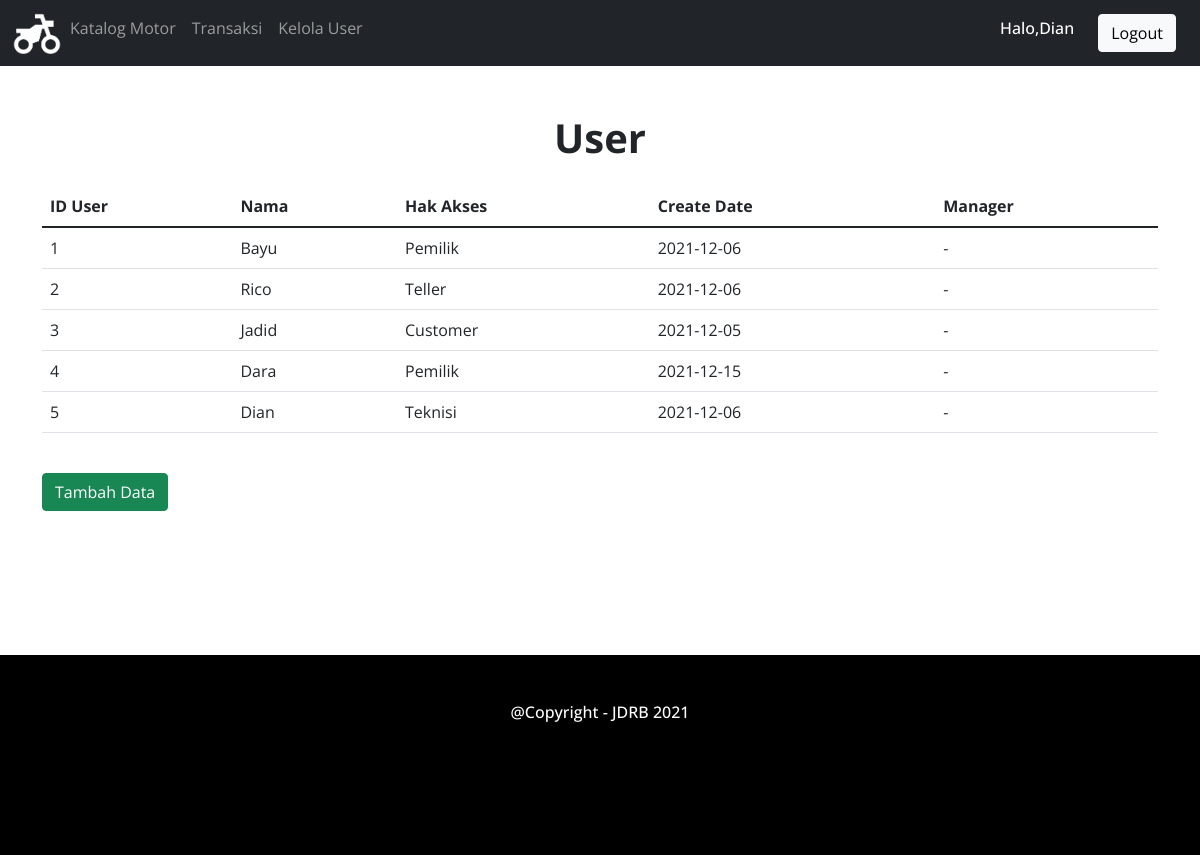
/home/teller/02_user.php (signed in), run on the app's committed database.
### tables this page shows
CREATE TABLE `user` (
  `IDUser` int(100) NOT NULL,
  `Nama` varchar(20) NOT NULL,
  `Password` varchar(100) NOT NULL,
  `Hak_Akses` varchar(100) NOT NULL,
  `Create_Date` date NOT NULL,
  `Manager` varchar(10) NOT NULL
);

### home/teller/02_user.php (the view, shortened to what this page needs)
<!DOCTYPE html>
<html lang="en">
<head>
<link rel="stylesheet" href="../../bootstrap/css/bootstrap.min.css">
<link rel="stylesheet" href="../../style.css">
</head>
<body>
<nav class="navbar navbar-expand-sm bg-dark navbar-dark">
    <div class="container-fluid">
    <ul class="navbar-nav">
        <li class="nav-item">
            <a href="02_index.php"><img src="../../img/logo.png" class="logo-navbar"><a>
        </li>
        <li class="nav-item">
            <a class="nav-link" href="02_identitas_motor.php">Katalog Motor</a>
        </li>
        <li class="nav-item">
            <a class="nav-link" href="../../transaksi/transaksi.php">Transaksi</a>
        </li>
        <li class="nav-item">
            <a class="nav-link" href="02_user.php">Kelola User</a>
        </li>
    </ul>
    </div>
    <?php if (isset($_SESSION["Nama"])) : ?>
        <p class="h6 text-white mr-5">Halo,<?php echo $_SESSION["Nama"] ?></p>
        <a href="../../logout.php" class="btn btn-light buttonnavbar">Logout</a>
    <?php else : ?>
        <a href="../../register.php" class="navbar btn btn-dark" >Register</a>
        <a href="../../login.php" class="btn btn-light buttonnavbar">Login</a>
    <?php endif; ?>
</nav>
<div class="header">
    <h1 class="mt-5">User</h1>
</div>
<div class="container">
	<div class="mt-4">
		<div class="table-responsive">
			<table class="table">
				<thead>
					<tr>
						<th>ID User</th>
						<th>Nama</th>
						<th>Hak Akses</th>
						<th>Create Date</th>
						<th>Manager</th>
					</tr>
				</thead>
				<tbody>
                <?php
                    include '../../koneksi.php';
                    $data=mysqli_query($koneksi,"SELECT * FROM user") or die(mysqli_error($koneksi));
                    foreach($data as $pengguna){?>
					<tr>
						<td><?php echo $pengguna['IDUser'];?></td>
						<td><?php echo $pengguna['Nama'];?></td>
						<td><?php echo $pengguna['Hak_Akses'];?></td>
						<td><?php echo $pengguna['Create_Date'];?></td>
						<td><?php echo $pengguna['Manager'];?></td>
					</tr>
                <?php }
                ?>
				</tbody>
            </table>
        </div>
    </div>
    <a class="btn btn-success my-4" href="02_register.php" >Tambah Data</a>
</div>
<footer>
    <h6 class="text-center p-5"> @Copyright - JDRB 2021</h6>
</footer>
</body>
</html>

### style.css (style rules this page uses)
body { font-family: "Open Sans"; width: 100%; height: 100%; }
h1 { font-weight: bold; text-align: center; }
footer { width: 100%; height: 200px; margin-top: 10%; background-color: black; }
h6 { color: white; }
.logo-navbar { width:50px; height:50px; }
.buttonnavbar { margin-left: 2%; float: right; margin-right: 2%; }

### data on the page
user: IDUser "1", Nama "Bayu", Hak_Akses "Pemilik", Create_Date "2021-12-06", Manager "-"
user: IDUser "2", Nama "Rico", Hak_Akses "Teller", Create_Date "2021-12-06", Manager "-"
user: IDUser "3", Nama "Jadid", Hak_Akses "Customer", Create_Date "2021-12-05", Manager "-"
user: IDUser "4", Nama "Dara", Hak_Akses "Pemilik", Create_Date "2021-12-15", Manager "-"
user: IDUser "5", Nama "Dian", Hak_Akses "Teknisi", Create_Date "2021-12-06", Manager "-"

### other printed values
$_SESSION["Nama"] "Dian"
